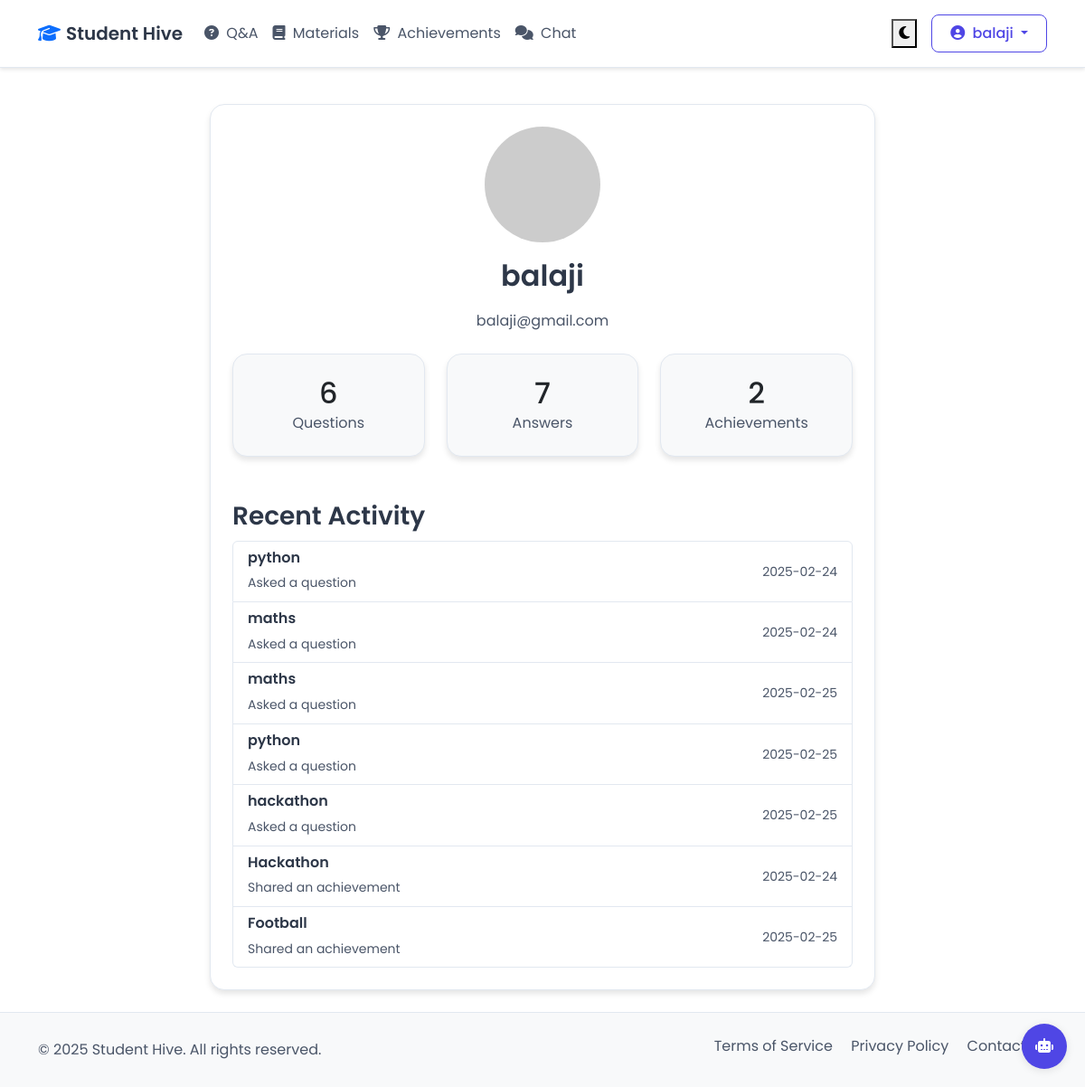
The app's page /profile (signed in) with its own data.
### app.py (models this page shows, shortened)
class User(UserMixin, db.Model):
    id = db.Column(db.Integer, primary_key=True)
    username = db.Column(db.String(80), unique=True, nullable=False)
    email = db.Column(db.String(120), unique=True, nullable=False)
    password_hash = db.Column(db.String(128))
    questions = db.relationship('Question', backref='author', lazy=True)
    answers = db.relationship('Answer', backref='author', lazy=True)
    achievements = db.relationship('Achievement', backref='user', lazy=True)
    materials = db.relationship('StudyMaterial', backref='author', lazy=True)
    projects = db.relationship('Project', backref='author', lazy=True)
    chat_messages = db.relationship('ChatMessage', backref='author', lazy=True)
    achievement_comments = db.relationship('AchievementComment', backref='author', lazy=True)
    tutor_sessions = db.relationship('TutorSession', backref='student', lazy=True)

class Question(db.Model):
    id = db.Column(db.Integer, primary_key=True)
    title = db.Column(db.String(200), nullable=False)
    content = db.Column(db.Text, nullable=False)
    timestamp = db.Column(db.DateTime, default=datetime.utcnow)
    user_id = db.Column(db.Integer, db.ForeignKey('user.id'), nullable=False)
    answers = db.relationship('Answer', backref='question', lazy=True)

class Achievement(db.Model):
    id = db.Column(db.Integer, primary_key=True)
    title = db.Column(db.String(200), nullable=False)
    description = db.Column(db.Text, nullable=False)
    timestamp = db.Column(db.DateTime, default=datetime.utcnow)
    user_id = db.Column(db.Integer, db.ForeignKey('user.id'), nullable=False)
    comments = db.relationship('AchievementComment', backref='achievement', lazy=True)

### app.py (the view)
@app.route('/profile')
@login_required
def profile():
    return render_template('profile.html', user=current_user)

### app.py (called while the page is built)
@login_manager.user_loader
def load_user(user_id):
    return User.query.get(int(user_id))

@app.template_filter('md5')
def md5_filter(s):
    if not s:
        return ''
    return hashlib.md5(s.lower().encode()).hexdigest()

### templates/profile.html
{% extends "base.html" %}
{% block content %}
<div class="container">
    <div class="row justify-content-center">
        <div class="col-md-8">
            <div class="card shadow-md">
                <div class="card-body">
                    <div class="text-center mb-4">
                        <img src="https://www.gravatar.com/avatar/{{ current_user.email|md5 }}?s=128&d=identicon"
                             class="rounded-circle mb-3" alt="{{ current_user.username }}'s avatar"
                             style="width: 128px; height: 128px;">
                        <h2 class="card-title">{{ current_user.username }}</h2>
                        <p class="text-muted">{{ current_user.email }}</p>
                    </div>
                    <div class="row g-4">
                        <div class="col-md-4">
                            <div class="card bg-light">
                                <div class="card-body text-center">
                                    <h3 class="h2 mb-0">{{ current_user.questions|length }}</h3>
                                    <p class="text-muted mb-0">Questions</p>
                                </div>
                            </div>
                        </div>
                        <div class="col-md-4">
                            <div class="card bg-light">
                                <div class="card-body text-center">
                                    <h3 class="h2 mb-0">{{ current_user.answers|length }}</h3>
                                    <p class="text-muted mb-0">Answers</p>
                                </div>
                            </div>
                        </div>
                        <div class="col-md-4">
                            <div class="card bg-light">
                                <div class="card-body text-center">
                                    <h3 class="h2 mb-0">{{ current_user.achievements|length }}</h3>
                                    <p class="text-muted mb-0">Achievements</p>
                                </div>
                            </div>
                        </div>
                    </div>
                    <div class="mt-5">
                        <h3>Recent Activity</h3>
                        <div class="list-group">
                            {% for question in current_user.questions[:5] %}
                            <a href="{{ url_for('view_question', question_id=question.id) }}"
                               class="list-group-item list-group-item-action">
                                <div class="d-flex justify-content-between align-items-center">
                                    <div>
                                        <h6 class="mb-1">{{ question.title }}</h6>
                                        <small class="text-muted">Asked a question</small>
                                    </div>
                                    <small class="text-muted">{{ question.timestamp.strftime('%Y-%m-%d') }}</small>
                                </div>
                            </a>
                            {% endfor %}
                            {% for achievement in current_user.achievements[:5] %}
                            <a href="{{ url_for('view_achievement', achievement_id=achievement.id) }}"
                               class="list-group-item list-group-item-action">
                                <div class="d-flex justify-content-between align-items-center">
                                    <div>
                                        <h6 class="mb-1">{{ achievement.title }}</h6>
                                        <small class="text-muted">Shared an achievement</small>
                                    </div>
                                    <small class="text-muted">{{ achievement.timestamp.strftime('%Y-%m-%d') }}</small>
                                </div>
                            </a>
                            {% endfor %}
                        </div>
                    </div>
                </div>
            </div>
        </div>
    </div>
</div>
{% endblock %}

### templates/base.html (shortened to what this page needs)
<!DOCTYPE html>
<html lang="en" data-theme="light">
<head>
    <link href="https://cdn.jsdelivr.net/npm/bootstrap@5.3.0/dist/css/bootstrap.min.css" rel="stylesheet">
    <link href="https://cdnjs.cloudflare.com/ajax/libs/font-awesome/6.4.0/css/all.min.css" rel="stylesheet">
    <link href="{{ url_for('static', filename='style.css') }}" rel="stylesheet">
    {% include 'guide_bot.html' %}
</head>
<body>
    <nav class="navbar navbar-expand-lg sticky-top">
        <div class="container">
            <a class="navbar-brand d-flex align-items-center" href="{{ url_for('index') }}">
                <i class="fas fa-graduation-cap text-primary me-2"></i>
                Student Hive
            </a>
            <div class="collapse navbar-collapse" id="navbarNav">
                <ul class="navbar-nav me-auto">
                    <li class="nav-item">
                        <a class="nav-link" href="{{ url_for('questions') }}">
                            <i class="fas fa-question-circle me-1"></i> Q&A
                        </a>
                    </li>
                    <li class="nav-item">
                        <a class="nav-link" href="{{ url_for('study_materials') }}">
                            <i class="fas fa-book me-1"></i> Materials
                        </a>
                    </li>
                    <li class="nav-item">
                        <a class="nav-link" href="{{ url_for('achievements') }}">
                            <i class="fas fa-trophy me-1"></i> Achievements
                        </a>
                    </li>
                    <li class="nav-item">
                        <a class="nav-link" href="{{ url_for('chat') }}">
                            <i class="fas fa-comments me-1"></i> Chat
                        </a>
                    </li>
                </ul>
                <div class="d-flex align-items-center">
                    <button class="theme-toggle me-3" id="themeToggle">
                        <i class="fas fa-moon"></i>
                    </button>
                    {% if current_user.is_authenticated %}
                        <div class="dropdown">
                            <button class="btn btn-outline-primary dropdown-toggle" type="button" id="userMenu" data-bs-toggle="dropdown">
                                <i class="fas fa-user-circle me-1"></i>
                                {{ current_user.username }}
                            </button>
                        </div>
                    {% else %}
                        <a href="{{ url_for('login') }}" class="btn btn-outline-primary me-2">Login</a>
                        <a href="{{ url_for('register') }}" class="btn btn-primary">Register</a>
                    {% endif %}
                </div>
            </div>
        </div>
    </nav>
    <main class="py-4">
        {% block content %}{% endblock %}
    </main>
    <footer class="py-4 mt-auto" style="background-color: var(--bg-secondary);">
        <div class="container">
            <div class="row align-items-center">
                <div class="col-lg-6 text-center text-lg-start mb-3 mb-lg-0">
                    <span class="text-muted">&copy; 2025 Student Hive. All rights reserved.</span>
                </div>
                <div class="col-lg-6 text-md-end">
                    <div class="mb-2">
                        <a href="#" class="text-muted me-3">Terms of Service</a>
                        <a href="#" class="text-muted me-3">Privacy Policy</a>
                        <a href="#" class="text-muted">Contact Us</a>
                    </div>
                </div>
            </div>
        </div>
    </footer>
</body>
</html>

### static/style.css (style rules this page uses)
:root { --bg-primary: #ffffff; --bg-secondary: #f8f9fa; --text-primary: #2d3748; --text-secondary: #4a5568; --accent-primary: #4f46e5; --accent-secondary: #818cf8; --border-color: #e2e8f0; --card-bg: #ffffff; --shadow-color: rgba(0, 0, 0, 0.1); --success-color: #059669; --danger-color: #dc2626; --input-text: #2d3748; --input-bg: #ffffff; --input-border: #e2e8f0; --dropdown-bg: #ffffff; --dropdown-text: #2d3748; --dropdown-hover: #f8f9fa; --link-color: #4f46e5; }
body { background-color: var(--bg-primary); color: var(--text-primary); transition: background-color 0.3s, color 0.3s; font-family: 'Poppins', system-ui, -apple-system, sans-serif; line-height: 1.6; }
h1, h2, h3, h4, h5, h6 { color: var(--text-primary); font-weight: 600; line-height: 1.3; }
.text-muted { color: var(--text-secondary) !important; }
a { color: var(--link-color); text-decoration: none; }
.navbar { background-color: var(--bg-primary); border-bottom: 1px solid var(--border-color); padding: 1rem; box-shadow: 0 2px 4px var(--shadow-color); }
.navbar-brand { color: var(--text-primary) !important; font-weight: 600; font-size: 1.25rem; }
.nav-link { color: var(--text-secondary) !important; transition: color 0.2s; padding: 0.5rem 1rem; border-radius: 0.5rem; }
.card { background-color: var(--card-bg); border: 1px solid var(--border-color); border-radius: 1rem; box-shadow: 0 4px 6px var(--shadow-color); transition: transform 0.2s, box-shadow 0.2s; }
.card-body { padding: 1.5rem; }
.card-title { color: var(--text-primary); font-weight: 600; margin-bottom: 1rem; }
.btn { padding: 0.5rem 1.25rem; border-radius: 0.5rem; font-weight: 500; transition: all 0.2s; }
.btn-outline-primary { color: var(--accent-primary) !important; border-color: var(--accent-primary); background-color: transparent; }
.list-group-item { background-color: var(--card-bg); border-color: var(--border-color); color: var(--text-primary); }
footer { background-color: var(--bg-secondary); color: var(--text-primary); border-top: 1px solid var(--border-color); }
footer a { color: var(--text-secondary); }
.bg-light { background-color: var(--bg-secondary) !important; }
.shadow-md { box-shadow: 0 4px 6px var(--shadow-color); }

### records on screen
User: username "balaji", email "balaji@gmail.com"
Question: title "python", timestamp "2025-02-24"
Question: title "maths", timestamp "2025-02-24"
Question: title "maths", timestamp "2025-02-25"
Question: title "python", timestamp "2025-02-25"
Question: title "hackathon", timestamp "2025-02-25"
Achievement: title "Hackathon", timestamp "2025-02-24"
Achievement: title "Football", timestamp "2025-02-25"

### other values on screen
{{ current_user.questions|length }} "6"
{{ current_user.answers|length }} "7"
{{ current_user.achievements|length }} "2"
